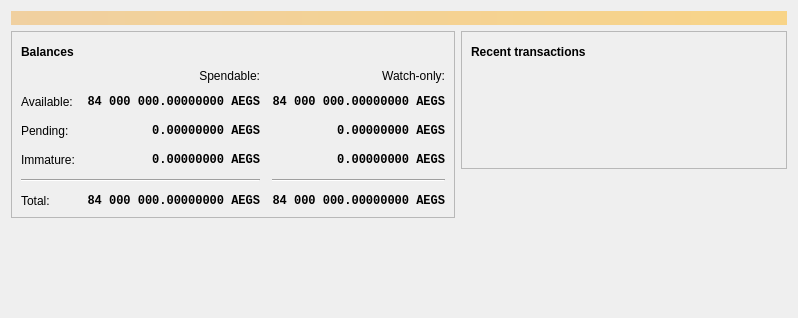
<?xml version="1.0" encoding="UTF-8"?>
<ui version="4.0">
 <class>OverviewPage</class>
 <widget class="QWidget" name="OverviewPage">
  <property name="geometry">
   <rect>
    <x>0</x>
    <y>0</y>
    <width>798</width>
    <height>318</height>
   </rect>
  </property>
  <property name="windowTitle">
   <string>Form</string>
  </property>
  <layout class="QVBoxLayout" name="topLayout">
   <item>
    <widget class="QLabel" name="labelAlerts">
     <property name="visible">
      <bool>false</bool>
     </property>
     <property name="styleSheet">
      <string notr="true">QLabel { background-color: qlineargradient(x1: 0, y1: 0, x2: 1, y2: 0, stop:0 #F0D0A0, stop:1 #F8D488); color:#000000; }</string>
     </property>
     <property name="wordWrap">
      <bool>true</bool>
     </property>
     <property name="margin">
      <number>3</number>
     </property>
     <property name="textInteractionFlags">
      <set>Qt::TextSelectableByMouse</set>
     </property>
    </widget>
   </item>
   <item>
    <layout class="QHBoxLayout" name="horizontalLayout" stretch="1,1">
     <item>
      <layout class="QVBoxLayout" name="verticalLayout_2">
       <item>
        <widget class="QFrame" name="frame">
         <property name="frameShape">
          <enum>QFrame::StyledPanel</enum>
         </property>
         <property name="frameShadow">
          <enum>QFrame::Raised</enum>
         </property>
         <layout class="QVBoxLayout" name="verticalLayout_4">
          <item>
           <layout class="QHBoxLayout" name="horizontalLayout_4">
            <item>
             <widget class="QLabel" name="label_5">
              <property name="font">
               <font>
                <weight>75</weight>
                <bold>true</bold>
               </font>
              </property>
              <property name="text">
               <string>Balances</string>
              </property>
             </widget>
            </item>
            <item>
             <widget class="QPushButton" name="labelWalletStatus">
              <property name="enabled">
               <bool>true</bool>
              </property>
              <property name="maximumSize">
               <size>
                <width>30</width>
                <height>16777215</height>
               </size>
              </property>
              <property name="toolTip">
               <string>The displayed information may be out of date. Your wallet automatically synchronizes with the Aegisum network after a connection is established, but this process has not completed yet.</string>
              </property>
              <property name="text">
               <string/>
              </property>
              <property name="icon">
               <iconset resource="../bitcoin.qrc">
                <normaloff>:/icons/warning</normaloff>
                <disabledoff>:/icons/warning</disabledoff>:/icons/warning</iconset>
              </property>
              <property name="iconSize">
               <size>
                <width>24</width>
                <height>24</height>
               </size>
              </property>
              <property name="flat">
               <bool>true</bool>
              </property>
             </widget>
            </item>
            <item>
             <spacer name="horizontalSpacer_3">
              <property name="orientation">
               <enum>Qt::Horizontal</enum>
              </property>
              <property name="sizeHint" stdset="0">
               <size>
                <width>40</width>
                <height>20</height>
               </size>
              </property>
             </spacer>
            </item>
           </layout>
          </item>
          <item>
           <layout class="QGridLayout" name="gridLayout">
            <property name="spacing">
             <number>12</number>
            </property>
            <item row="2" column="2">
             <widget class="QLabel" name="labelWatchPending">
              <property name="font">
               <font>
                <family>Monospace</family>
                <weight>75</weight>
                <bold>true</bold>
               </font>
              </property>
              <property name="cursor">
               <cursorShape>IBeamCursor</cursorShape>
              </property>
              <property name="toolTip">
               <string>Unconfirmed transactions to watch-only addresses</string>
              </property>
              <property name="text">
               <string notr="true">0.00000000 AEGS</string>
              </property>
              <property name="alignment">
               <set>Qt::AlignRight|Qt::AlignTrailing|Qt::AlignVCenter</set>
              </property>
              <property name="textInteractionFlags">
               <set>Qt::LinksAccessibleByMouse|Qt::TextSelectableByKeyboard|Qt::TextSelectableByMouse</set>
              </property>
             </widget>
            </item>
            <item row="2" column="1">
             <widget class="QLabel" name="labelUnconfirmed">
              <property name="font">
               <font>
                <family>Monospace</family>
                <weight>75</weight>
                <bold>true</bold>
               </font>
              </property>
              <property name="cursor">
               <cursorShape>IBeamCursor</cursorShape>
              </property>
              <property name="toolTip">
               <string>Total of transactions that have yet to be confirmed, and do not yet count toward the spendable balance</string>
              </property>
              <property name="text">
               <string notr="true">0.00000000 AEGS</string>
              </property>
              <property name="alignment">
               <set>Qt::AlignRight|Qt::AlignTrailing|Qt::AlignVCenter</set>
              </property>
              <property name="textInteractionFlags">
               <set>Qt::LinksAccessibleByMouse|Qt::TextSelectableByKeyboard|Qt::TextSelectableByMouse</set>
              </property>
             </widget>
            </item>
            <item row="3" column="2">
             <widget class="QLabel" name="labelWatchImmature">
              <property name="font">
               <font>
                <family>Monospace</family>
                <weight>75</weight>
                <bold>true</bold>
               </font>
              </property>
              <property name="cursor">
               <cursorShape>IBeamCursor</cursorShape>
              </property>
              <property name="toolTip">
               <string>Mined balance in watch-only addresses that has not yet matured</string>
              </property>
              <property name="text">
               <string notr="true">0.00000000 AEGS</string>
              </property>
              <property name="alignment">
               <set>Qt::AlignRight|Qt::AlignTrailing|Qt::AlignVCenter</set>
              </property>
              <property name="textInteractionFlags">
               <set>Qt::LinksAccessibleByMouse|Qt::TextSelectableByKeyboard|Qt::TextSelectableByMouse</set>
              </property>
             </widget>
            </item>
            <item row="4" column="0" colspan="2">
             <widget class="Line" name="line">
              <property name="orientation">
               <enum>Qt::Horizontal</enum>
              </property>
             </widget>
            </item>
            <item row="4" column="2">
             <widget class="Line" name="lineWatchBalance">
              <property name="sizePolicy">
               <sizepolicy hsizetype="Preferred" vsizetype="Fixed">
                <horstretch>0</horstretch>
                <verstretch>0</verstretch>
               </sizepolicy>
              </property>
              <property name="minimumSize">
               <size>
                <width>140</width>
                <height>0</height>
               </size>
              </property>
              <property name="orientation">
               <enum>Qt::Horizontal</enum>
              </property>
             </widget>
            </item>
            <item row="5" column="0">
             <widget class="QLabel" name="labelTotalText">
              <property name="text">
               <string>Total:</string>
              </property>
             </widget>
            </item>
            <item row="3" column="1">
             <widget class="QLabel" name="labelImmature">
              <property name="font">
               <font>
                <family>Monospace</family>
                <weight>75</weight>
                <bold>true</bold>
               </font>
              </property>
              <property name="cursor">
               <cursorShape>IBeamCursor</cursorShape>
              </property>
              <property name="toolTip">
               <string>Mined balance that has not yet matured</string>
              </property>
              <property name="text">
               <string notr="true">0.00000000 AEGS</string>
              </property>
              <property name="alignment">
               <set>Qt::AlignRight|Qt::AlignTrailing|Qt::AlignVCenter</set>
              </property>
              <property name="textInteractionFlags">
               <set>Qt::LinksAccessibleByMouse|Qt::TextSelectableByKeyboard|Qt::TextSelectableByMouse</set>
              </property>
             </widget>
            </item>
            <item row="2" column="3">
             <spacer name="horizontalSpacer_2">
              <property name="orientation">
               <enum>Qt::Horizontal</enum>
              </property>
              <property name="sizeHint" stdset="0">
               <size>
                <width>40</width>
                <height>20</height>
               </size>
              </property>
             </spacer>
            </item>
            <item row="3" column="0">
             <widget class="QLabel" name="labelImmatureText">
              <property name="text">
               <string>Immature:</string>
              </property>
             </widget>
            </item>
            <item row="5" column="1">
             <widget class="QLabel" name="labelTotal">
              <property name="font">
               <font>
                <family>Monospace</family>
                <weight>75</weight>
                <bold>true</bold>
               </font>
              </property>
              <property name="cursor">
               <cursorShape>IBeamCursor</cursorShape>
              </property>
              <property name="toolTip">
               <string>Your current total balance</string>
              </property>
              <property name="text">
               <string notr="true">84 000 000.00000000 AEGS</string>
              </property>
              <property name="alignment">
               <set>Qt::AlignRight|Qt::AlignTrailing|Qt::AlignVCenter</set>
              </property>
              <property name="textInteractionFlags">
               <set>Qt::LinksAccessibleByMouse|Qt::TextSelectableByKeyboard|Qt::TextSelectableByMouse</set>
              </property>
             </widget>
            </item>
            <item row="5" column="2">
             <widget class="QLabel" name="labelWatchTotal">
              <property name="font">
               <font>
                <family>Monospace</family>
                <weight>75</weight>
                <bold>true</bold>
               </font>
              </property>
              <property name="cursor">
               <cursorShape>IBeamCursor</cursorShape>
              </property>
              <property name="toolTip">
               <string>Current total balance in watch-only addresses</string>
              </property>
              <property name="text">
               <string notr="true">84 000 000.00000000 AEGS</string>
              </property>
              <property name="alignment">
               <set>Qt::AlignRight|Qt::AlignTrailing|Qt::AlignVCenter</set>
              </property>
              <property name="textInteractionFlags">
               <set>Qt::LinksAccessibleByMouse|Qt::TextSelectableByKeyboard|Qt::TextSelectableByMouse</set>
              </property>
             </widget>
            </item>
            <item row="0" column="2">
             <widget class="QLabel" name="labelWatchonly">
              <property name="text">
               <string>Watch-only:</string>
              </property>
              <property name="alignment">
               <set>Qt::AlignRight|Qt::AlignTrailing|Qt::AlignVCenter</set>
              </property>
             </widget>
            </item>
            <item row="1" column="0">
             <widget class="QLabel" name="labelBalanceText">
              <property name="text">
               <string>Available:</string>
              </property>
             </widget>
            </item>
            <item row="1" column="1">
             <widget class="QLabel" name="labelBalance">
              <property name="font">
               <font>
                <family>Monospace</family>
                <weight>75</weight>
                <bold>true</bold>
               </font>
              </property>
              <property name="cursor">
               <cursorShape>IBeamCursor</cursorShape>
              </property>
              <property name="toolTip">
               <string>Your current spendable balance</string>
              </property>
              <property name="text">
               <string notr="true">84 000 000.00000000 AEGS</string>
              </property>
              <property name="alignment">
               <set>Qt::AlignRight|Qt::AlignTrailing|Qt::AlignVCenter</set>
              </property>
              <property name="textInteractionFlags">
               <set>Qt::LinksAccessibleByMouse|Qt::TextSelectableByKeyboard|Qt::TextSelectableByMouse</set>
              </property>
             </widget>
            </item>
            <item row="1" column="2">
             <widget class="QLabel" name="labelWatchAvailable">
              <property name="font">
               <font>
                <family>Monospace</family>
                <weight>75</weight>
                <bold>true</bold>
               </font>
              </property>
              <property name="cursor">
               <cursorShape>IBeamCursor</cursorShape>
              </property>
              <property name="toolTip">
               <string>Your current balance in watch-only addresses</string>
              </property>
              <property name="text">
               <string notr="true">84 000 000.00000000 AEGS</string>
              </property>
              <property name="alignment">
               <set>Qt::AlignRight|Qt::AlignTrailing|Qt::AlignVCenter</set>
              </property>
              <property name="textInteractionFlags">
               <set>Qt::LinksAccessibleByMouse|Qt::TextSelectableByKeyboard|Qt::TextSelectableByMouse</set>
              </property>
             </widget>
            </item>
            <item row="2" column="0">
             <widget class="QLabel" name="labelPendingText">
              <property name="text">
               <string>Pending:</string>
              </property>
             </widget>
            </item>
            <item row="0" column="1">
             <widget class="QLabel" name="labelSpendable">
              <property name="text">
               <string>Spendable:</string>
              </property>
              <property name="alignment">
               <set>Qt::AlignRight|Qt::AlignTrailing|Qt::AlignVCenter</set>
              </property>
             </widget>
            </item>
           </layout>
          </item>
         </layout>
        </widget>
       </item>
       <item>
        <spacer name="verticalSpacer">
         <property name="orientation">
          <enum>Qt::Vertical</enum>
         </property>
         <property name="sizeHint" stdset="0">
          <size>
           <width>20</width>
           <height>40</height>
          </size>
         </property>
        </spacer>
       </item>
      </layout>
     </item>
     <item>
      <layout class="QVBoxLayout" name="verticalLayout_3">
       <item>
        <widget class="QFrame" name="frame_2">
         <property name="frameShape">
          <enum>QFrame::StyledPanel</enum>
         </property>
         <property name="frameShadow">
          <enum>QFrame::Raised</enum>
         </property>
         <layout class="QVBoxLayout" name="verticalLayout">
          <item>
           <layout class="QHBoxLayout" name="horizontalLayout_2">
            <item>
             <widget class="QLabel" name="label_4">
              <property name="font">
               <font>
                <weight>75</weight>
                <bold>true</bold>
               </font>
              </property>
              <property name="text">
               <string>Recent transactions</string>
              </property>
             </widget>
            </item>
            <item>
             <widget class="QPushButton" name="labelTransactionsStatus">
              <property name="enabled">
               <bool>true</bool>
              </property>
              <property name="maximumSize">
               <size>
                <width>30</width>
                <height>16777215</height>
               </size>
              </property>
              <property name="toolTip">
               <string>The displayed information may be out of date. Your wallet automatically synchronizes with the Aegisum network after a connection is established, but this process has not completed yet.</string>
              </property>
              <property name="text">
               <string/>
              </property>
              <property name="icon">
               <iconset resource="../bitcoin.qrc">
                <normaloff>:/icons/warning</normaloff>
                <disabledoff>:/icons/warning</disabledoff>:/icons/warning</iconset>
              </property>
              <property name="iconSize">
               <size>
                <width>24</width>
                <height>24</height>
               </size>
              </property>
              <property name="flat">
               <bool>true</bool>
              </property>
             </widget>
            </item>
            <item>
             <spacer name="horizontalSpacer">
              <property name="orientation">
               <enum>Qt::Horizontal</enum>
              </property>
              <property name="sizeHint" stdset="0">
               <size>
                <width>40</width>
                <height>20</height>
               </size>
              </property>
             </spacer>
            </item>
           </layout>
          </item>
          <item>
           <widget class="TransactionOverviewWidget" name="listTransactions">
            <property name="styleSheet">
             <string notr="true">QListView { background: transparent; }</string>
            </property>
            <property name="frameShape">
             <enum>QFrame::NoFrame</enum>
            </property>
            <property name="verticalScrollBarPolicy">
             <enum>Qt::ScrollBarAlwaysOff</enum>
            </property>
            <property name="horizontalScrollBarPolicy">
             <enum>Qt::ScrollBarAlwaysOff</enum>
            </property>
            <property name="sizeAdjustPolicy">
             <enum>QAbstractScrollArea::AdjustToContents</enum>
            </property>
            <property name="selectionMode">
             <enum>QAbstractItemView::NoSelection</enum>
            </property>
            <property name="uniformItemSizes">
             <bool>true</bool>
            </property>
           </widget>
          </item>
         </layout>
        </widget>
       </item>
       <item>
        <spacer name="verticalSpacer_2">
         <property name="orientation">
          <enum>Qt::Vertical</enum>
         </property>
         <property name="sizeHint" stdset="0">
          <size>
           <width>20</width>
           <height>40</height>
          </size>
         </property>
        </spacer>
       </item>
      </layout>
     </item>
    </layout>
   </item>
  </layout>
 </widget>
 <customwidgets>
  <customwidget>
   <class>TransactionOverviewWidget</class>
   <extends>QListView</extends>
   <header>qt/transactionoverviewwidget.h</header>
  </customwidget>
 </customwidgets>
 <resources/>
 <connections/>
</ui>
